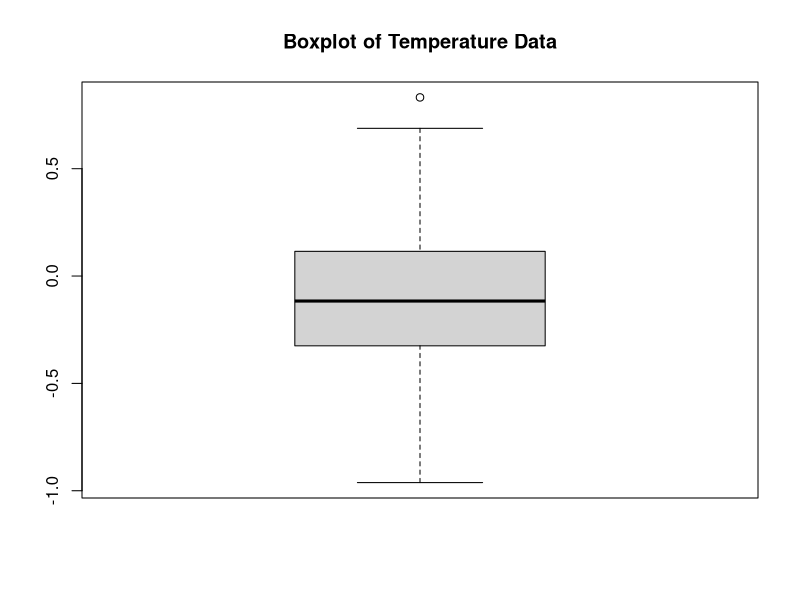
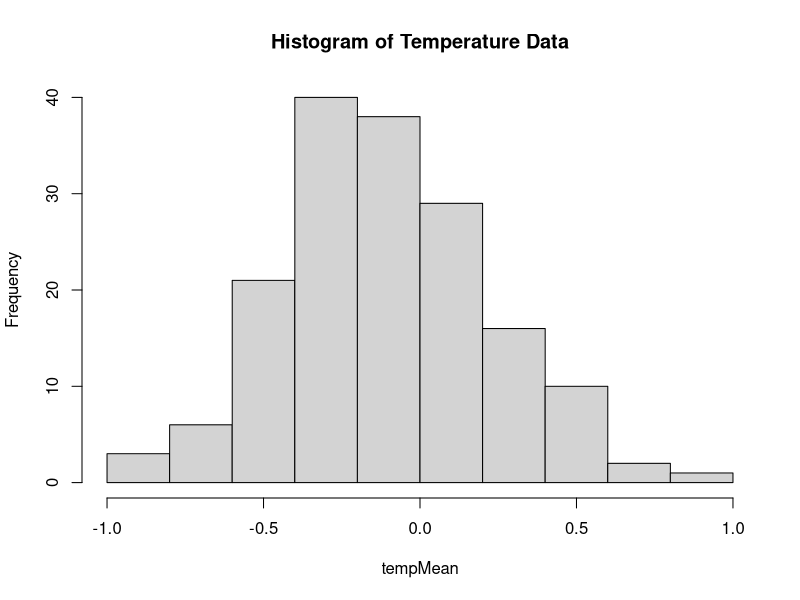
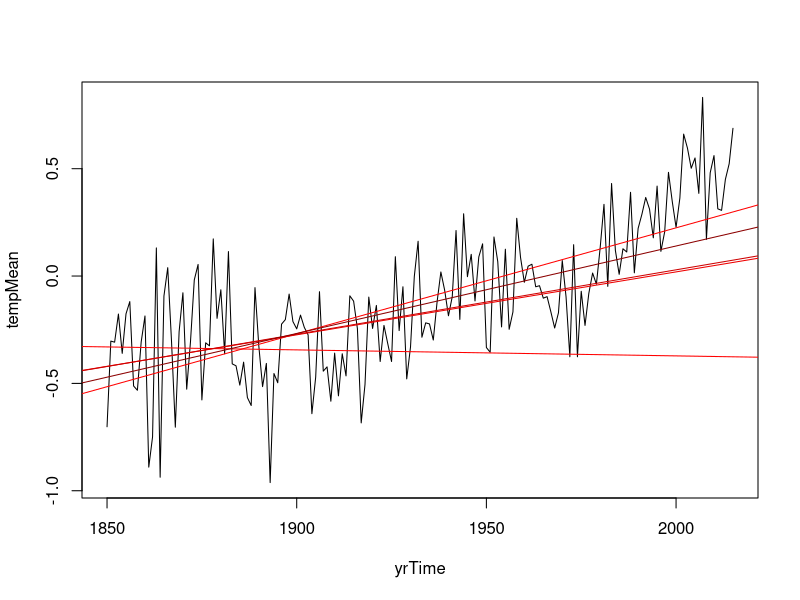

Here is the R script that generated these plots, in order:
#NASA Global Annual Temperature Anomalies - Surface Air Temperatures

#Setup Dataset
setwd("/Users/krusa/OneDrive/Documents/GitHub/R-Scripts")
dtmean<-read.table("global.txt", header = FALSE)

#Catagories
yrTime<- dtmean[,1]
tempMean<- dtmean[,2]

#Statistical Summary of Temperature Anomalies 
summary(tempMean)

#Boxplot of Temperature Data
boxplot(tempMean, main = "Boxplot of Temperature Data")

#Histogram of Temperature Data
hist(tempMean, main = "Histogram of Temperature Data")


#############################################################################

subsetRegression<-function(yearStart, yearEnd, color)
{
    subsetLength <- yearEnd - yearStart + 1
    
    subsection<-dtmean[1:subsetLength,]
    yr = subsection[,1]
    temp = subsection[,2]
    
    subsetLine<-lm(temp ~ yr, data = subsection)
    abline(subsetLine, col = color)
  
}

#############################################################################

plot(yrTime, tempMean, type = "l")
subsetRegression(1850, 2014, "red")
subsetRegression(1850, 1910, "red1")
subsetRegression(1850, 1950, "red2")
subsetRegression(1850, 1975, "red3")
subsetRegression(1850, 2000, "red4")


